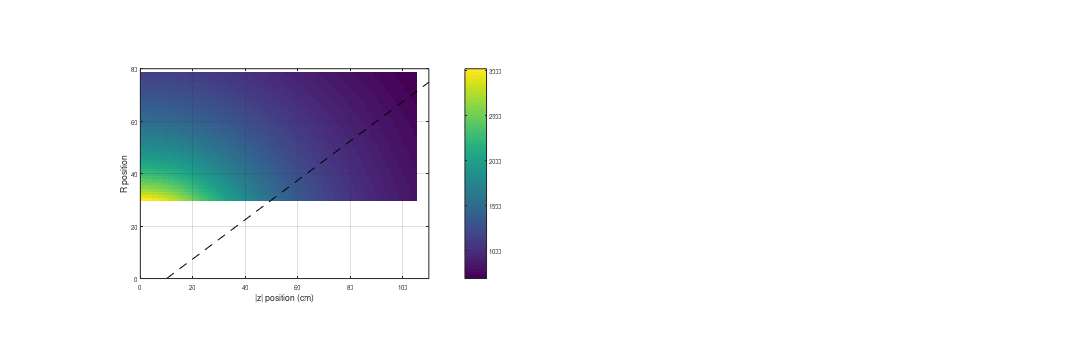

Recreate this plot in MATLAB. (Note: this script raises an error after producing the figure.)
% bottom up calcualtion of TPC rate using MC approach
% Author - Jin Huang <jhuang@bnl.gov>

close all

clear all

myColorMap = colormap;
myColorMap(1,:) = [1 1 1];
colormap(myColorMap);
%% Inputs

% n = 1000;
% full_rate = 100e3;
% trig_rate = 15e3;
% trigger_window = 18e-6;

% n = 10000000;
n = 50000;
% n = 500000;
% full_rate = 100e3;
full_rate = 50e3;
trig_rate = 15e3;
% trigger_window = 13e-6;
trigger_window = 17.5e-6;
% trigger_window = 35e-6;

TargetEta = 1.1;
% TargetEta = 3;

SaveName = sprintf('TPCRateLayered_%.0fHzCol_%.0fHzTrig_%.0fusDrift',full_rate,trig_rate,trigger_window*1e6);

%% Generic constants


nRing = 40;
minR = 30;
maxR = 78;
maxZ = 105;
dNdeta = 2 * 180 * 2; % Pre-CDR table 3.3 with effective factor x2 and two signs x2
bitPerHit =3*5*10 * 1.4;  % Pre-CDR table 3.3 with effective factor 
DAMCompressionFactor = 1.02 * 0.5 * 0.6; % Repacking, clustering, compression

BCO = 10e6;
DataPlotRangeBCO =10000;

TimeSpan= n/full_rate;
TimeSpanBCO = int64(TimeSpan*BCO);


TriggerBCO  = poissrnd(trig_rate/BCO, TimeSpanBCO, 1)';
CollisionBCO =poissrnd((full_rate - trig_rate)/BCO ,TimeSpanBCO, 1)' + TriggerBCO;


%% Per triggger

PerTriggerBCO = int64(trigger_window * BCO);

RRing = repmat(linspace(minR, maxR, nRing )',1,PerTriggerBCO);
zBCO = repmat(linspace(maxZ, 0, PerTriggerBCO),nRing,1);

MinEtaRingBCO =   atanh( (zBCO - 10) ./ sqrt((zBCO - 10).^2 + RRing.^2)  );
% MinEtaRingBCO =   atanh( (zBCO - 0) ./ sqrt((zBCO - 0).^2 + RRing.^2)  );
dEtaRingBCO = atanh( (zBCO + maxZ/double(PerTriggerBCO) ) ./ sqrt((zBCO + maxZ/double(PerTriggerBCO) ).^2 + RRing.^2)  ) -  atanh( zBCO ./ sqrt(zBCO.^2 + RRing.^2)  );
dataBitRingBCO = bitPerHit .* dNdeta .* dEtaRingBCO;  % Pre-CDR table 3.3 with effective factor

TriggerMask = double(MinEtaRingBCO  <  TargetEta);
dataBitRingBCOAfterMask = dataBitRingBCO.*TriggerMask;

figure('name','PerEventData','PaperPositionMode','auto', ...
    'position',[100,0,2400,800]) ;

subplot(1,2,1)


imagesc(zBCO(1,:), RRing(:,1), dataBitRingBCO);
c = colorbar;

hold on;
plot([10 maxZ+10], [0 tan(acos(tanh(TargetEta))) * maxZ],'k--');

set(gca,'YDir','normal');
set(gca,'YLim',[0,80]);
set(gca,'XLim',[0,110])
box on
grid on
daspect([1 1 1])

xlabel('|z| position (cm)','FontSize',14);
ylabel('R position','FontSize',14);
c.Label.String = 'FEE data (bit) per MB collision per |z|-R bin (integrated over z-sign and azimuth)';
c.Label.FontSize = 14;

title(sprintf('FEE data (bit) per MB collision per |z|-R bin, total = %.1f Mbit', sum(sum(dataBitRingBCO))/1e6),'FontSize',16);


subplot(1,2,2)


imagesc(zBCO(1,:), RRing(:,1), dataBitRingBCOAfterMask);
c = colorbar;
hold on;
plot([10 maxZ+10], [0 tan(acos(tanh(TargetEta))) * maxZ],'k--');

set(gca,'YDir','normal');
set(gca,'YLim',[0,80]);
set(gca,'XLim',[0,110])
box on
grid on
daspect([1 1 1])

xlabel('|z| position (cm)','FontSize',14);
ylabel('R position','FontSize',14);
c.Label.String = 'FEE data (bit) per MB collision per |z|-R bin (integrated over z-sign and azimuth)';
c.Label.FontSize = 14;

title(sprintf('FEE data (bit) per MB collision per |z|-R bin, total = %.1f Mbit', sum(sum(dataBitRingBCO))/1e6),'FontSize',16);




SaveCavas('TPCRateLayered',gcf);


%% Run the DAQ

DataBCO = conv2(CollisionBCO,dataBitRingBCO);
TriggerAcceptBCO = conv2(TriggerBCO,TriggerMask);
ThrottleAcceptBCO = double(TriggerAcceptBCO>0);

PlotDataBCO = DataBCO(:,1:DataPlotRangeBCO);
PlotThrottleDataBCO = DataBCO(:,1:DataPlotRangeBCO).*ThrottleAcceptBCO(:,1:DataPlotRangeBCO);

TotalDataRate = sum(sum(DataBCO))/TimeSpan;
TriggerDataRate = sum(sum(DataBCO.*TriggerAcceptBCO))/TimeSpan;
ThrottleDataRate = sum(sum(DataBCO.*ThrottleAcceptBCO))/TimeSpan;

%% Event stream display

figure('name','DataStream','PaperPositionMode','auto', ...
    'position',[100,0,2400,800]) ;

subplot(2,1,1)

imagesc( DataBCO(:,1:DataPlotRangeBCO) );
c = colorbar;
hold on;
set(gca,'YDir','normal');

xlabel('Time/ADC bin','FontSize',14);
ylabel('R bin','FontSize',14);
c.Label.String = 'FEE data (bit)';
c.Label.FontSize = 14;
title(sprintf('FEE data input to DAM. Rate = %.0f Gbps @ %.0f kHz Collision, %.0f kHz Trigger %.0f, us Drift',...
    sum(sum(DataBCO))/TimeSpan/1e9,full_rate/1e3,trig_rate/1e3,trigger_window*1e6),'FontSize',16);

for i = 1:DataPlotRangeBCO
    
    if (TriggerBCO(i) >0)
        
        plot([i i], [1 nRing],'r--','LineWidth',2);
    elseif (CollisionBCO(i) >0)
        
        plot([i i], [1 nRing],'k--','LineWidth',2);
    end
    
end

subplot(2,1,2)

imagesc( PlotThrottleDataBCO );
c = colorbar;
hold on;
set(gca,'YDir','normal');

xlabel('Time/ADC bin','FontSize',14);
ylabel('R bin','FontSize',14);
c.Label.String = 'FEE data equavelent (bit)';
c.Label.FontSize = 14;
title(sprintf('After trigger-based throttle: Throttled data rate = %.0f Gbps, Triggered data rate = %.0f Gbps ',...
    ThrottleDataRate * DAMCompressionFactor/1e9 ,...
    TriggerDataRate * DAMCompressionFactor/1e9...
    ),'FontSize',16);

for i = 1:DataPlotRangeBCO
    
    if (TriggerBCO(i) >0)
        
        plot([i i], [1 nRing],'r--','LineWidth',2);
    elseif (CollisionBCO(i) >0)
        
        plot([i i], [1 nRing],'k--','LineWidth',2);
    end
    
    
end

SaveCavas(SaveName,gcf);


%%

% fprintf('Throttled event / total = %.3f; Throttled data / total = %.3f; Triggered event / total = %.3f; Triggered data / total = = %.3f\n',...
%     n_recorded/n, recorded_data/n, n_triggered./n, triggered_data/n);
fprintf('------------\n');

fprintf('full_rate = %.0f kHz; trig_rate= %.0f kHz; trigger_window= %.1f us; Time span = %.3f s \n',...
    full_rate/1e3,trig_rate/1e3, trigger_window*1e6, TimeSpan );

fprintf('per event effective track = %.0f , per event FEE data = %.0f bits, total FEE data rate = %.0f Gbps \n',...
    mean(sum(dEtaRingBCO,2)*180*2), sum(sum(dataBitRingBCO)), sum(sum(DataBCO))/TimeSpan/1e9 );

fprintf('Trigger rate*drift window = %.2f;Full rate*drift window= %.2f;Trigger rate/full rate = %.2f (input)/%.2f(MC); \n',...
    trig_rate*trigger_window,full_rate*trigger_window,trig_rate/full_rate, sum(TriggerBCO)/sum(CollisionBCO)  );

fprintf('throttled data / total = %.3f; Triggered data / total = %.3f; throttled/trigger = %.3f \n',...
   ThrottleDataRate/TotalDataRate,...
   TriggerDataRate/TotalDataRate,...
   ThrottleDataRate/TriggerDataRate...
);

fprintf('throttled data rate = %.0f Gbps; Triggered data rate = %.0f Gbps\n',...
    ThrottleDataRate * DAMCompressionFactor/1e9 ,...
    TriggerDataRate * DAMCompressionFactor/1e9);
fprintf('------------\n');

% fprintf('throttled event / total = %.3f; Triggered event / total = = %.3f;  throttled/trigger = %.3f\n',...
%     recorded_data/n, triggered_data/n, recorded_data/triggered_data );
